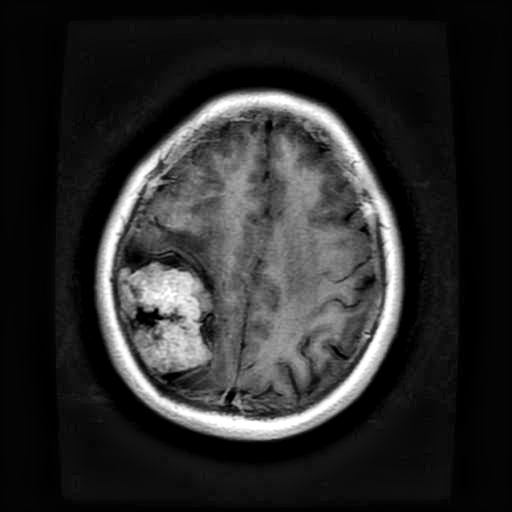
#> input picture sample/Training/meningioma/Tr-me_0010.jpg, 512 x 512 px, found by its file name
$ jupyter execute --allow-errors 04_02_PreProcessing.ipynb   (shell and % lines are left out)   (older library calls are emulated)
#> lines starting #> are read from the running program, lines starting #| are printed output that depends on the picture
[cell 1]
from google.colab import drive as drive
drive.mount('/content/drive')

[cell 2]
# Access a public Github repos
%cd '/content'

[cell 3]
import pandas as pd
import numpy as np
import os
import matplotlib.pyplot as plt
import cv2
from PIL import Image

[cell 4]
# @title
def DataSetSummary (local_path, tabs):
  # Take list of files & folders in local folder
  all_items = os.listdir(local_path)

  # Filter folder list
  folders = [item for item in all_items if os.path.isdir(os.path.join(local_path, item))]

  # Print summary information if folders > 0:
  if(len(folders) > 0):
    indent = '\t' * tabs
    print("{}Tổng số thư mục: {}".format(indent, len(folders)))
    for folder in folders:
      folder_path = os.path.join(local_path, folder)
      files_in_folder = len(os.listdir(folder_path))
      print("{}-Thư mục: {}, Số tệp: {}".format(indent, folder, files_in_folder))
      DataSetSummary(folder_path, tabs+1)

# DataSetSummary(local_path, 0)

[cell 5]
# import os

# Hierarchical local folder in Colab
repository_folder = ["Brain-Tumor-MRI-Dataset"]

for folder in repository_folder:
  local_path = '/content/' + folder + '/dataset'
  # local_path = '/content/' + folder + '/sample'
  DataSetSummary(local_path, 0)

[cell 6]
%cd /content/drive/MyDrive/Colab Notebooks/Thesis/Preprocessing/Brain-Tumor-MRI-Dataset

[cell 7]
# Set the path to your dataset
dataset_path = '/content/Brain-Tumor-MRI-Dataset/sample'
# dataset_path = '/content/Brain-Tumor-MRI-Dataset/dataset'

[cell 8]
import os

class Image:
    def __init__(self, path, label):
        # self.image = cv2.imread(path) # directly read
        self.path = path # only directory
        self.label = label

def load_images_from_folder(dataset_path):
    images = []
    # labels = [] # direct
    for class_name in os.listdir(dataset_path):
        class_folder_path = os.path.join(dataset_path, class_name)
        if os.path.isdir(class_folder_path):
            for image_name in os.listdir(class_folder_path):
                image_path = os.path.join(class_folder_path, image_name)
                img = Image(image_path, class_name)
                images.append(img)
                # labels.append(img.label) # direct
    # return images, labels # direct
    return images

images = load_images_from_folder(dataset_path)
# for class_name, imgs in images.items():
#     for img in imgs:
#         print(f"Path: {img.path}, Label: {img.label}")

[cell 9]
def load_images_from_folder(dataset_path, images_per_class=None):
    images = {}
    for class_name in os.listdir(dataset_path):
        class_folder_path = os.path.join(dataset_path, class_name)
        if os.path.isdir(class_folder_path):
            count = 0
            images[class_name] = []
            for image_name in os.listdir(class_folder_path):
                if images_per_class is None or count < images_per_class:
                    image_path = os.path.join(class_folder_path, image_name)
                    img = Image(image_path, class_name)
                    images[class_name].append(img)
                    count += 1
    return images

def imshow(images, images_per_class=None):
#> called with images_per_class = 10
    for class_name, imgs in images.items():
        plt.figure(figsize=(30,30))
        print(f'Class {class_name}')
        for i in range(min(images_per_class if images_per_class else len(imgs), len(imgs))):
            plt.subplot(1, images_per_class if images_per_class else len(imgs), i+1)
            img = cv2.imread(imgs[i].path)
#> img is the input picture: shape (512, 512, 3); min 0, max 255, mean 42.7
            # img = cv2.cvtColor(img, cv2.COLOR_BGR2RGB)
            plt.imshow(img)
            # plt.title(os.path.basename(imgs[i].path))
            plt.axis('off')
        plt.show()

# Example usage:
images = load_images_from_folder('/content/Brain-Tumor-MRI-Dataset/sample/Training')
imshow(images, 10)

[cell 10]
from PIL import Image

def get_image_specifications(image_path):
    # Open the image file
    with Image.open(image_path) as img:
        # Get image specifications
        image_format = img.format
        image_mode = img.mode
        image_size = img.size
        image_width, image_height = img.size
        image_color = img.getcolors()

    return f"Image Format: {image_format}\nImage Mode: {image_mode}\nImage Size: {image_size} pixels (Width: {image_width}, Height: {image_height})\nImage Colors: {image_color}"

# Example usage:
print('images.keys:', images.keys())
image_path = "/content/Brain-Tumor-MRI-Dataset/sample/Training/glioma/Tr-gl_0010.jpg"
# print('image_path:',image_path := images['normal'][0].path)
#> (the rest of this cell did not finish here and is left out)

## Noise Metrics

GitHub Copilot: The evaluation metrics indicate that both the Github Copilot's code and ChatGPT's code have successfully reduced the noise in the image, as evidenced by the non-infinite PSNR and non-zero RMSE values.

The PSNR (Peak Signal-to-Noise Ratio) is a measure of the peak error. The fact that PSNR is infinite for the original image indicates there's no noise (as it's being compared with itself), while for the processed images, the PSNR values are finite and quite high, indicating a low level of distortion.

The RMSE (Root Mean Square Error) is a quadratic scoring rule that measures the average magnitude of the error. The fact that RMSE is zero for the original image indicates there's no error (as it's being compared with itself), while for the processed images, the RMSE values are non-zero but quite low, indicating a low level of error.

The SNR (Signal-to-Noise Ratio) is a measure of signal strength relative to background noise. The negative SNR values indicate that the noise is stronger than the signal, which is not ideal. However, the SNR values have increased (become less negative) from the original to the processed images, indicating that the signal has become stronger relative to the noise.

In terms of comparison between Github Copilot's code and ChatGPT's code, the metrics are quite similar, but ChatGPT's code has slightly better PSNR and RMSE values, indicating slightly less distortion and error. However, the differences are quite small and may not be noticeable in the image quality.

GitHub Copilot: Dĩ nhiên, dưới đây là các định nghĩa bằng tiếng Việt:

1. PSNR (Peak Signal-to-Noise Ratio - Tỉ lệ tín hiệu so với nhiễu): PSNR là một độ đo chất lượng của hình ảnh đã được khôi phục so với hình ảnh gốc. PSNR càng cao, chất lượng hình ảnh khôi phục càng tốt và càng giống với hình ảnh gốc.

2. RMSE (Root Mean Square Error - Sai số bình phương trung bình): RMSE là một độ đo sự khác biệt giữa các giá trị dự đoán bởi một mô hình và các giá trị thực tế. RMSE càng thấp, mô hình dự đoán càng chính xác.

3. SNR (Signal-to-Noise Ratio - Tỉ lệ tín hiệu so với nhiễu): SNR là một độ đo chất lượng tín hiệu so với nhiễu. SNR càng cao, chất lượng tín hiệu càng tốt và nhiễu càng ít.

Lưu ý rằng, mặc dù PSNR, RMSE, và SNR cao thường cho thấy chất lượng hình ảnh tốt hơn, nhưng chúng không phải lúc nào cũng dẫn đến độ chính xác cao hơn trong các tác vụ phân loại.

[cell 11]
from skimage.metrics import peak_signal_noise_ratio, mean_squared_error

# [21 lines left out: function calculate_metrics, not called in this run]

It looks like you've provided information about three different image quality metrics: PSNR (Peak Signal-to-Noise Ratio), MSE (Mean Squared Error), and AMBE (Absolute Mean Brightness Error). These metrics are commonly used for assessing the quality of reconstructed or processed images. Let me explain each of them briefly:

### 1. Peak Signal-to-Noise Ratio (PSNR):

PSNR is a measure of the quality of a reconstructed or processed image. It is expressed in decibels (dB) and is calculated using the formula:

$$ PSNR = 10 \cdot \log_{10}\left(\frac{{\text{Max Value}^2}}{{\text{MSE}}}\right) $$

Where:
- $\text{Max Value}$ is the maximum pixel value of the image (usually 255 for 8-bit images).
- $\text{MSE}$ is the Mean Squared Error between the original and processed images.

### 2. Mean Squared Error (MSE):

MSE is a measure of the average squared differences between corresponding pixels of the original and processed images. It is calculated using the formula:

$$ MSE = \frac{1}{N \times M} \sum_{i=1}^{N} \sum_{j=1}^{M} (I(i, j) - P(i, j))^2 $$

Where:
- $N$ and $M$ are the dimensions of the images.
- $I(i, j)$ is the intensity of the pixel at position $(i, j)$ in the original image.
- $P(i, j)$ is the intensity of the pixel at position $(i, j)$ in the processed image.

### 3. Absolute Mean Brightness Error (AMBE):

AMBE measures the contrast between the initial image's brightness and the improved image's brightness. It is given by the formula:

$$ AMBE = \frac{1}{N \times M} \sum_{i=1}^{N} \sum_{j=1}^{M} |I(i, j) - P(i, j)| $$

Where:
- $N$ and $M$ are the dimensions of the images.
- $I(i, j)$ is the intensity of the pixel at position $(i, j)$ in the original image.
- $P(i, j)$ is the intensity of the pixel at position $(i, j)$ in the processed image.

These metrics are commonly used for image quality assessment, and you can implement them using the appropriate formulas in your chosen programming language (such as Python). If you have specific questions or need code examples, feel free to ask!

[cell 12]
import cv2
import numpy as np

# [32 lines left out: function calculate_metrics, not called in this run]

## Original

[cell 13]
import os
import cv2
import numpy as np
from shutil import copyfile

def preprocess_and_copy(src_dir, dest_dir, preprocess_func):
    # Check if src_dir is a directory
    if os.path.isdir(src_dir):
        # If dest_dir does not exist, create it
        os.makedirs(dest_dir, exist_ok=True)

        # Iterate over files/directories in src_dir
        for item in os.listdir(src_dir):
            src_item_path = os.path.join(src_dir, item)
            dest_item_path = os.path.join(dest_dir, item)

            # If item is a directory, call function recursively
            if os.path.isdir(src_item_path):
                preprocess_and_copy(src_item_path, dest_item_path, preprocess_func)
            # If item is a file, apply preprocessing and copy
            elif os.path.isfile(src_item_path):
                img = cv2.imread(src_item_path)
                if img is not None:
                    img = preprocess_func(img)
                    cv2.imwrite(dest_item_path, img)

# Define your preprocessing function here
def preprocess_func(img):
    # TODO: Add your preprocessing steps here
    return img

# Usage:
dataset_path = '/content/Ultrasound-Breast-Images-for-Breast-Cancer/sample'
# dataset_path = '/content/Ultrasound-Breast-Images-for-Breast-Cancer/dataset'
output_path = '/content/drive/MyDrive/Colab Notebooks/Thesis/Preprocessing/Ultrasound-Breast-Images-for-Breast-Cancer/Original'
preprocess_and_copy(dataset_path, output_path, preprocess_func)

## Original

[cell 14]
import os
import cv2
import numpy as np
from shutil import copyfile

def preprocess_and_copy(src_dir, dest_dir, preprocess_func):
    # Check if src_dir is a directory
    if os.path.isdir(src_dir):
        # If dest_dir does not exist, create it
        os.makedirs(dest_dir, exist_ok=True)

        # Iterate over files/directories in src_dir
        for item in os.listdir(src_dir):
            src_item_path = os.path.join(src_dir, item)
            dest_item_path = os.path.join(dest_dir, item)

            # If item is a directory, call function recursively
            if os.path.isdir(src_item_path):
                preprocess_and_copy(src_item_path, dest_item_path, preprocess_func)
            # If item is a file, apply preprocessing and copy
            elif os.path.isfile(src_item_path):
                img = cv2.imread(src_item_path)
                if img is not None:
                    img = preprocess_func(img)
                    cv2.imwrite(dest_item_path, img)

# Define your preprocessing function here
def preprocess_func(img):
    # TODO: Add your preprocessing steps here
    return img

# Usage:
dataset_path = '/content/Brain-Tumor-MRI-Dataset/sample'
# dataset_path = '/content/Brain-Tumor-MRI-Dataset/dataset'
output_path = '/content/drive/MyDrive/Colab Notebooks/Thesis/Preprocessing/Brain-Tumor-MRI-Dataset/Original'
preprocess_and_copy(dataset_path, output_path, preprocess_func)

## Butterworth

[cell 15]
import scipy.fftpack as fftim
a = np.mgrid[:5, :5][0]
display("a",a)
plt.imshow(a, cmap='gray')
a = np.fft.fft2(a)
display("fft2 a", a)
a = abs(a)
display("abs", a)
a = fftim.fftshift(a)
display("fftim a", a)
a = np.fft.ifft2(a, s=None, axes=(-2,-1))
display(a)
a = abs(a)
plt.imshow(a, cmap='gray')
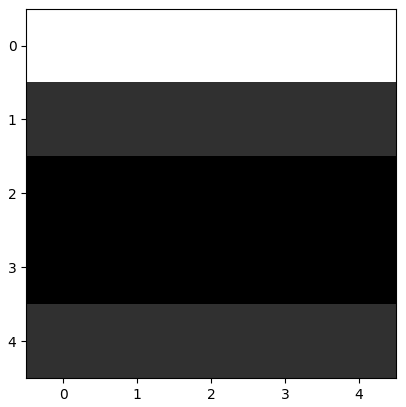
#> figure drawn by matplotlib, 1 panel

[cell 16]
import scipy.fftpack as fftim
from PIL import Image
import matplotlib.pyplot as plt

# Opening the image and converting it to grayscale.
# b = Image.open('../Figures/fft1.png').convert('L')
#> (the rest of this cell did not finish here and is left out)

### Bandpass idea

[cell 17]
import scipy.misc
import numpy, math
import scipy.fftpack as fftim
from PIL import Image
import cv2
# Opening the image and converting it to grayscale.
#> (the rest of this cell did not finish here and is left out)

GitHub Copilot: The Butterworth bandpass filter is a type of filter that passes frequencies within a certain range and rejects frequencies outside that range. The parameters of the filter, including the low cut-off frequency (`lowcut`), high cut-off frequency (`highcut`), and order (`order`), can significantly affect the output image in terms of brightness, noise, edge sharpness, and detail.

1. `lowcut`: This parameter determines the smallest features that will be preserved in the image. If `lowcut` is set too high, smaller details in the image may be lost, and the image may appear blurred. This can also reduce the overall brightness of the image, as the low frequencies in the Fourier domain correspond to the overall brightness in the spatial domain.

2. `highcut`: This parameter determines the largest features that will be preserved in the image. If `highcut` is set too low, larger details in the image may be lost, and the image may appear more noisy. This can also reduce the contrast of the image, as the high frequencies in the Fourier domain correspond to the edges and fine details in the spatial domain.

3. `order`: This parameter determines the sharpness of the transition between the passband and the stopband. A higher order results in a steeper transition, which can help to more precisely control which frequencies are passed and which are stopped. However, a higher order can also result in more ringing artifacts in the spatial domain, which can appear as ripples or echoes near the edges of objects.

In general, you would need to adjust these parameters based on the specific characteristics of your image and the desired output. For example, if your image has a lot of small details and you want to preserve these while reducing noise, you might choose a lower `lowcut` and a higher `highcut`. If your image has a lot of large objects and you want to enhance these while reducing smaller details, you might choose a higher `lowcut` and a lower `highcut`. The `order` can be adjusted based on how sharp you want the transition between the passband and the stopband to be.

[cell 18]
rows, cols = 3, 4 # image.shape
#> rows = 3; cols = 4

# # part code 1:
# Create a meshgrid for the (u, v) coordinates
x = np.linspace(-0.5, 0.5, cols, endpoint=False) * cols
#> x = [-2, -1, 0, 1]
y = np.linspace(-0.5, 0.5, rows, endpoint=False) * rows
#> y = [-1.5, -0.5, 0.5]
x, y = np.meshgrid(x, y)
radius = np.sqrt(x**2 + y**2)
# Calculate the distance to the center of the frequency domain
display(x, y, radius)

# part code 2:
x = np.linspace(-0.5, 0.5, cols) * cols
#> x = [-2, -0.667, 0.667, 2]
y = np.linspace(-0.5, 0.5, rows) * rows
#> y = [-1.5, 0, 1.5]
radius = np.sqrt((x[np.newaxis,:]**2) + (y[:,np.newaxis]**2))
#> radius = [[2.5, 1.64, 1.64, 2.5], [2, 0.667, 0.667, 2], [2.5, 1.64, 1.64, 2.5]]
display(x, y, radius)
